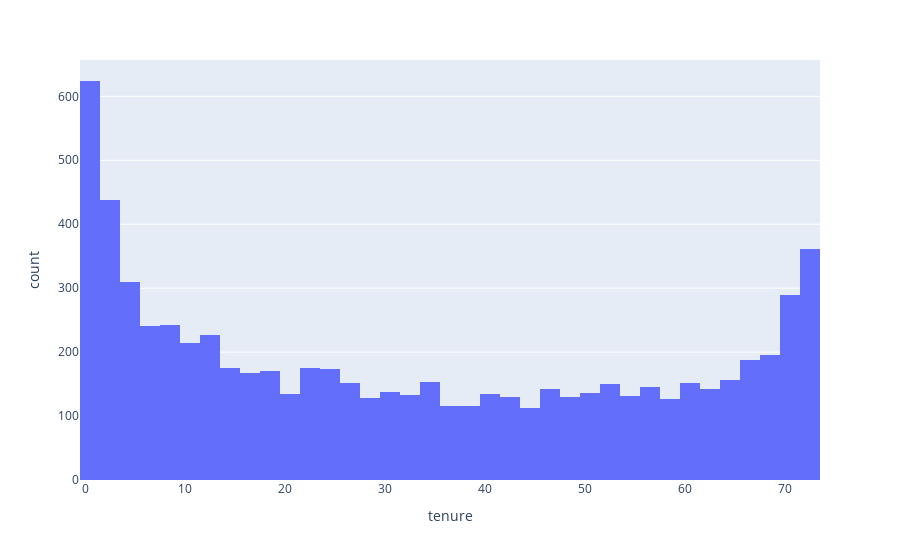

The code cell stored with this chart in its notebook:
### Code cell
fig2 = px.histogram(df, x="tenure")
fig2.show()

### Figure 1 — Plotly figure (JSON) as saved in the notebook; plotly's stock layout.template omitted (floating-point values rounded to 4 significant figures; data arrays with more than 128 entries replaced by an {"elided": "..."} marker saying what was removed)
{"data": [{"alignmentgroup": "True", "bingroup": "x", "hovertemplate": "tenure=%{x}<br>count=%{y}<extra></extra>", "legendgroup": "", "marker": {"color": "#636efa", "pattern": {"shape": ""}}, "name": "", "offsetgroup": "", "orientation": "v", "showlegend": false, "type": "histogram", "x": {"elided": "7043 int values"}, "xaxis": "x", "yaxis": "y"}], "layout": {"autosize": true, "barmode": "relative", "legend": {"tracegroupgap": 0}, "margin": {"t": 60}, "xaxis": {"anchor": "y", "autorange": true, "domain": [0, 1], "range": [-0.5, 73.5], "title": {"text": "tenure"}, "type": "linear"}, "yaxis": {"anchor": "x", "autorange": true, "domain": [0, 1], "range": [0, 656.8], "title": {"text": "count"}}}}
